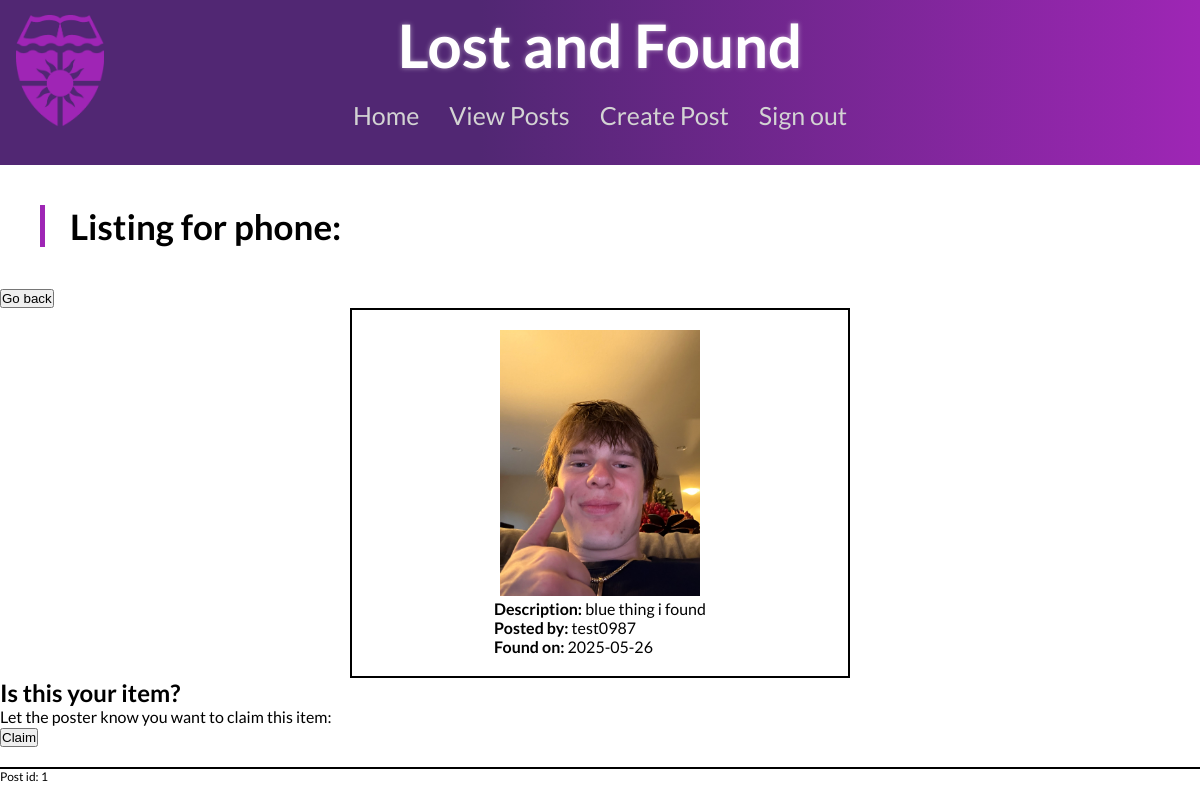
The page /view-post/1 on the database its author committed.
### tables this page shows
CREATE TABLE posts (
    post_id INTEGER PRIMARY KEY,
    title TEXT,
    description TEXT,
    posted_by TEXT,
    post_type TEXT
, image_path TEXT, date_found TEXT);

### app.py (the view)
@app.route('/view-post/<post_id>')
def view_post(post_id):
    conn = sqlite3.connect('posts-db.db')
    conn.row_factory = sqlite3.Row # turns query results into dictionary
    cursor = conn.cursor()
    cursor.execute("SELECT * FROM posts WHERE post_id = ?", (post_id,))
    post = cursor.fetchone()
    conn.close()
    return render_template('view_post.html', post=post)

### templates/view_post.html
{% extends "base.html" %}
{% block extra_css %}
<link rel="stylesheet" href="/static/css/view-post.css">
{% endblock %}
{% block content %}
<h1>Listing for {{post['title']}}:</h1>
<a href="/posts"><button type="button">Go back</button></a>
<div class="post-details">
    <div class="post-img">
        <img src="/static/uploads/{{post['post_id']}}.jpg" class="post-img">
    </div>
    <div>
        <p><strong>Description: </strong>{{post['description']}}</p>
        <p><strong>Posted by: </strong>{{post['posted_by']}}</p>
        <p><strong>Found on: </strong>{{post['date_found']}}</p>
    </div>
</div>
<div>
    <h2>Is this your item?</h2>
    <p>Let the poster know you want to claim this item:</p>
    <form>
        <button>Claim</button>
    </form>
</div>
<footer>
    <div>
        <p>Post id: {{post['post_id']}}</p>
    </div>
</footer>
{% endblock %}

### static/css/base.css (style rules this page uses)
* { box-sizing: border-box; margin: 0; padding: 0; }
body { font-family: "Lato", sans-serif; }
a { text-decoration: none; color: inherit; }

### static/css/view-post.css (style rules this page uses)
h1 { margin: 40px; border-left: 5px solid #9e26b5; padding-left: 25px; font-size: 35px; }
.post-img { max-width: 200px; }
.post-details { border: 2px solid black; padding: 20px; margin: 0 auto; max-width: 500px; display: flex; flex-direction: column; align-items: center; }
footer div { border-top: 2px solid black; margin-top: 20px; font-size: 12px; }

### rows shown on the page
posts: title "phone", description "blue thing i found", posted_by "test0987", date_found "2025-05-26", post_id "1"
